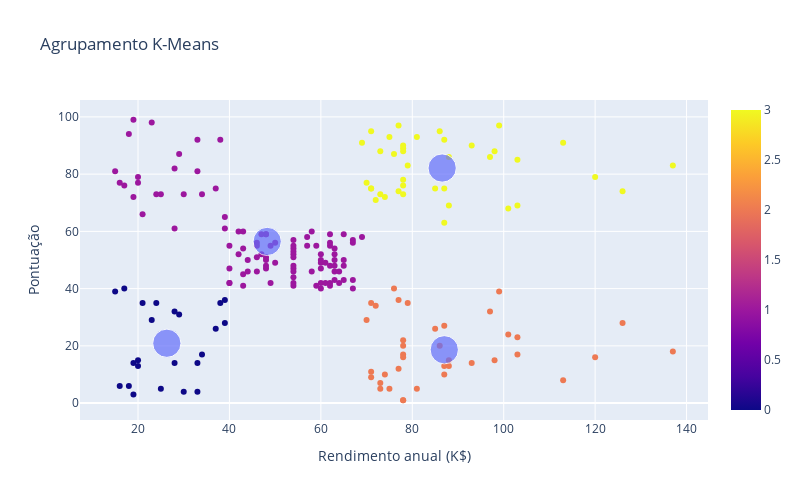

Here is the notebook cell this chart was saved with:
### Code cell
graf1 = px.scatter(x = dados[:,0], y = dados[:,1], color=classificacao)
graf2 = px.scatter(x = centroides[:,0], y = centroides[:,1], size = [15, 15, 15, 15])
graf3 = go.Figure(data = graf1.data + graf2.data)
graf3.update_layout(width=800,height=500,title_text='Agrupamento K-Means')
graf3.update_xaxes(title = 'Rendimento anual (K$)')
graf3.update_yaxes(title = 'Pontuação')
graf3.show()

### Figure 1 — Plotly figure (JSON) as saved in the notebook; plotly's stock layout.template omitted (floating-point values rounded to 4 significant figures; data arrays with more than 128 entries replaced by an {"elided": "..."} marker saying what was removed)
{"data": [{"hovertemplate": "x=%{x}<br>y=%{y}<br>color=%{marker.color}<extra></extra>", "legendgroup": "", "marker": {"color": {"elided": "200 int values"}, "coloraxis": "coloraxis", "symbol": "circle"}, "mode": "markers", "name": "", "orientation": "v", "showlegend": false, "type": "scatter", "x": {"elided": "200 int values"}, "xaxis": "x", "y": {"elided": "200 int values"}, "yaxis": "y"}, {"hovertemplate": "x=%{x}<br>y=%{y}<br>size=%{marker.size}<extra></extra>", "legendgroup": "", "marker": {"color": "#636efa", "size": [15, 15, 15, 15], "sizemode": "area", "sizeref": 0.0375, "symbol": "circle"}, "mode": "markers", "name": "", "orientation": "v", "showlegend": false, "type": "scatter", "x": [26.3, 48.26, 87.0, 86.54], "xaxis": "x", "y": [20.91, 56.48, 18.63, 82.13], "yaxis": "y"}], "layout": {"height": 500, "title": {"text": "Agrupamento K-Means"}, "width": 800, "xaxis": {"autorange": true, "range": [7.311, 144.7], "title": {"text": "Rendimento anual (K$)"}, "type": "linear"}, "yaxis": {"autorange": true, "range": [-5.9, 105.9], "title": {"text": "Pontuação"}, "type": "linear"}}}
